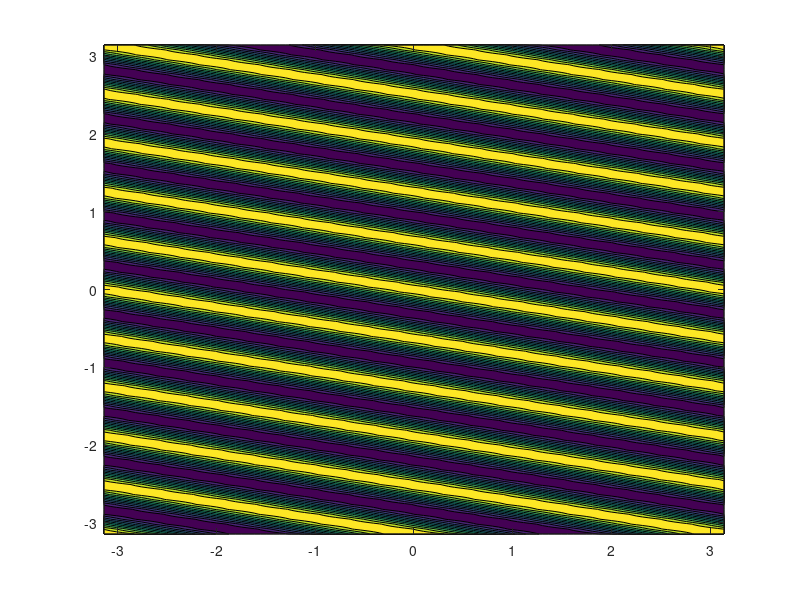
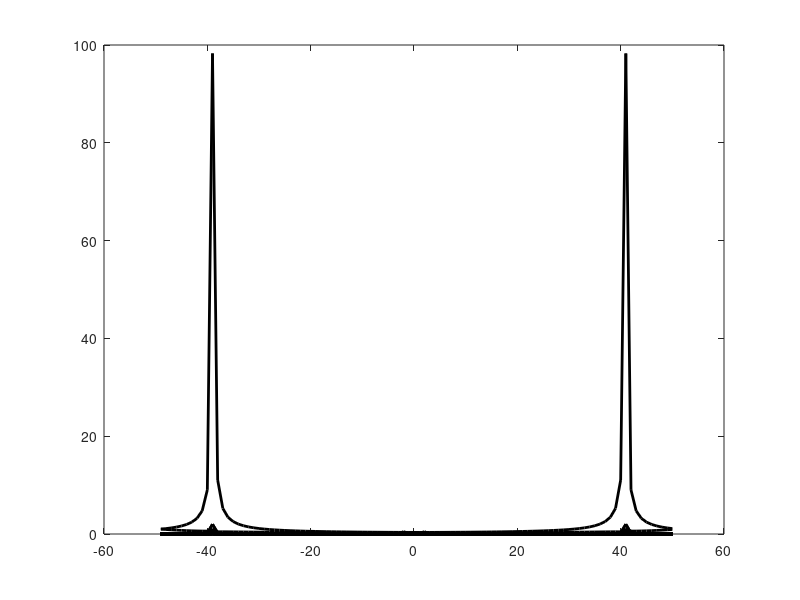

MATLAB code to generate these figures, in order:
clear; clc; close all;
%%

k1 = 2; %how many times you want wave to oscillate in x-dir
k2 = 10; %how many times you want wave to oscillate in y-dir
[X,Y] = meshgrid(linspace(-pi,pi));
% [X, Y] = meshgrid(linspace(-6,6,600));
Z = real((exp(sqrt(-1)*(k1*X + k2*Y))) + (exp(sqrt(-1)*(-k1*X - k2*Y))));

contourf(X,Y,Z);

%% FFT2 on the uniform data set 

% interpolated_fft_mode_padded = padarray(interpolated_fft_mode, [2 2], 0, 'both');
FFTed_mode = fft2(Z);
abs_FFTed_mode = abs(FFTed_mode);
%% FFT parameters 

L = size(FFTed_mode,1);

sampling_frequency = 1/((X(1,end) - X(end,1))/100);
sampling_period = 1/sampling_frequency;
kx = sampling_frequency*(-L/2+1:L/2)/L;

sampling_frequency = 1/((Y(end,1) - Y(1,end))/100);
sampling_period = 1/sampling_frequency;
ky = sampling_frequency*(-L/2+1:L/2)/L;


[KX KY] = meshgrid(kx, ky);

%% Manipulating the FFT mode calculation

FFTed_mode_rearranged(:,1:L/2-1) = FFTed_mode(:,L/2+2:L);
FFTed_mode_rearranged(:,L/2:L)   = FFTed_mode(:,1:L/2+1);

FFTed_mode_rearranged_2(1:L/2-1,:) = FFTed_mode_rearranged(L/2+2:L,:);
FFTed_mode_rearranged_2(L/2:L,:)   = FFTed_mode_rearranged(1:L/2+1,:);


%% Plot
figure;
[C,h] = contourf(2*pi*KX, 2*pi*KY, abs(FFTed_mode_rearranged_2), 10);
axis equal;
set(h,'Linecolor','none');
% set(h,'LevelList',-1:0.01:1)
colorbar

%% 1D FFT

k1 = 2;
X = linspace(-pi,pi);
Z = cos(k1*X);
plot(X,Z, 'linewidth',2);
FFT_Z = fft(Z);

L = size(X,2);
sampling_frequency = 1/((X(end)-X(1))/100);
sampling_period = 1/sampling_frequency;
kx = sampling_frequency*(-L/2+1:L/2)/L;

FFTed_mode_rearranged(1:L/2-1) = FFT_Z(L/2+2:L);
FFTed_mode_rearranged(L/2:L)   = FFT_Z(1:L/2+1);


% P2 = abs(FFT_Z/L);
% P1 = P2(1:L/2+1);
% P1(2:end-1) = 2*P1(2:end-1);

plot(2*pi*kx, abs(FFTed_mode_rearranged)/L, 'k-', 'Linewidth', 2);